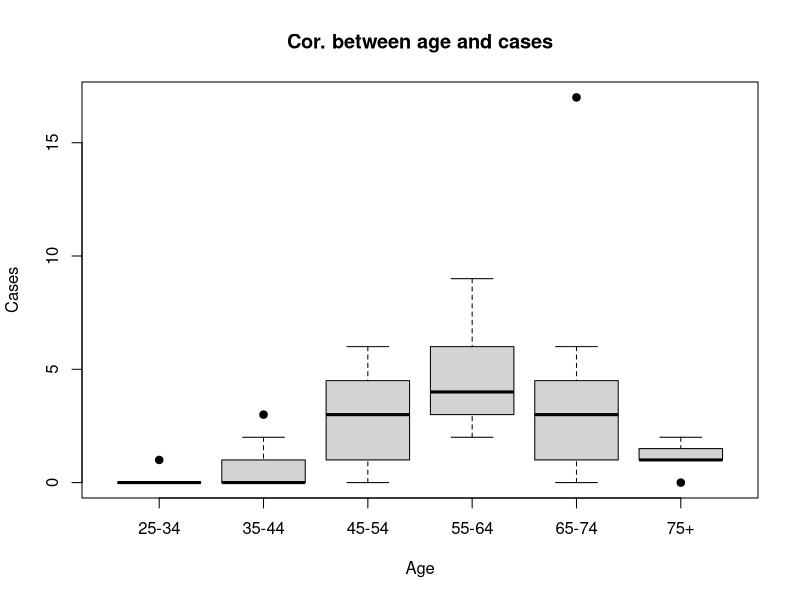
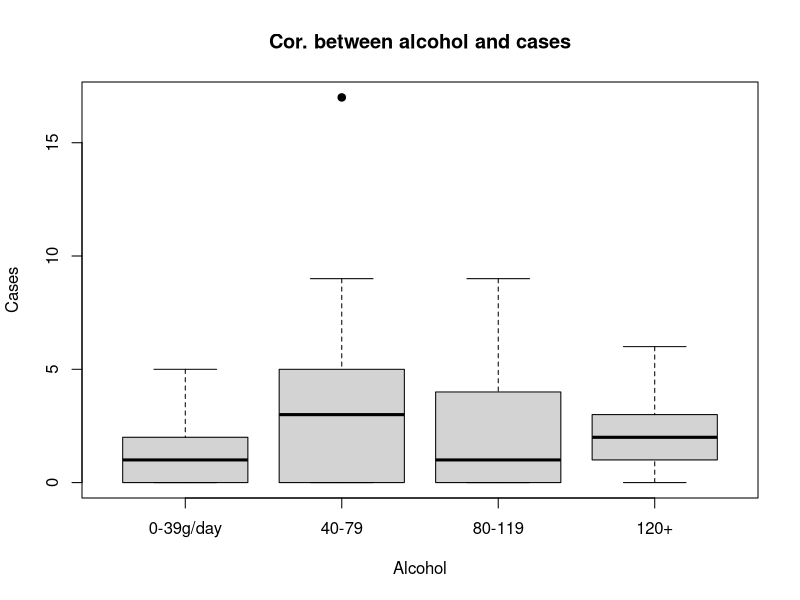
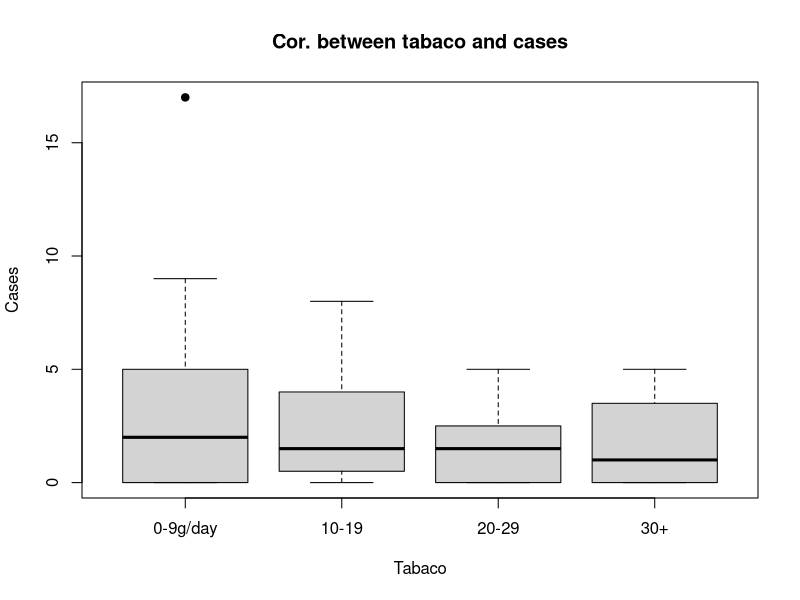
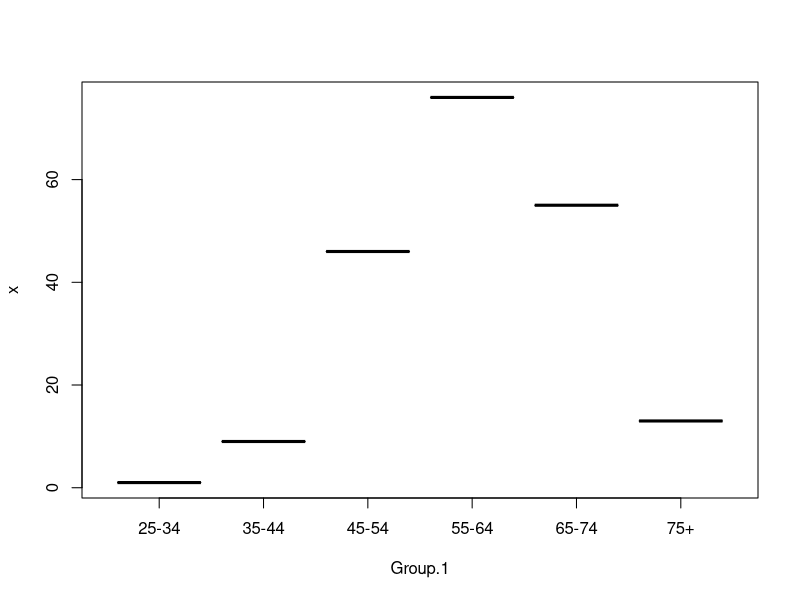
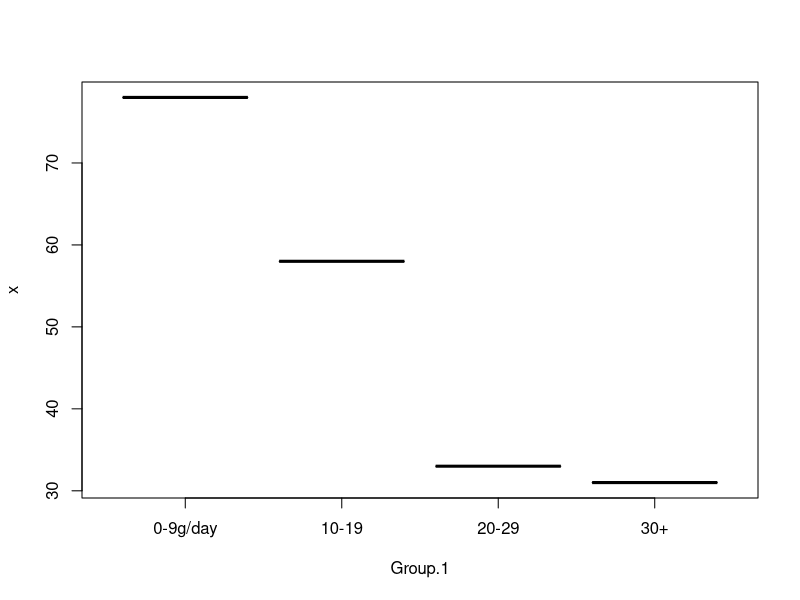
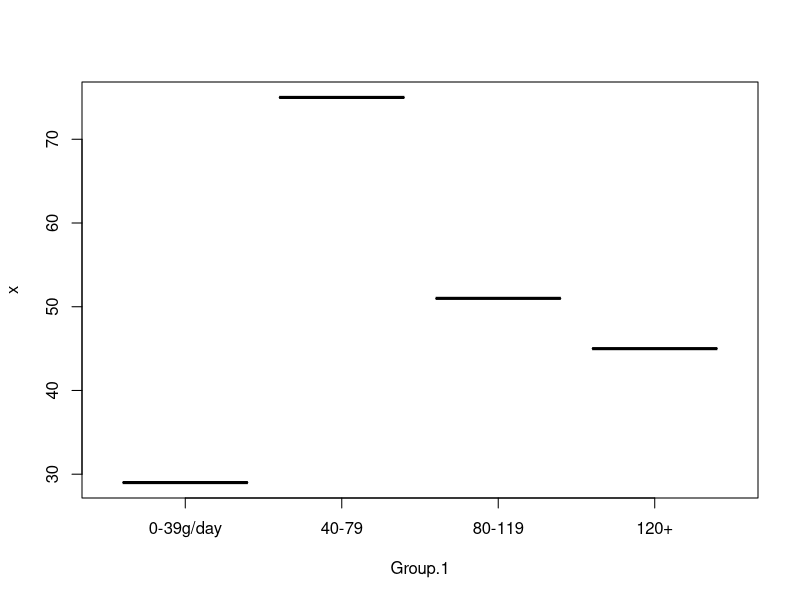

These figures' R source, in order:
summary(esoph) # get summary
str(esoph) #get structure

#some graphics
attach(esoph) #get access for plotting
plot(agegp, ncases, main="Cor. between age and cases", 
     xlab="Age", ylab="Cases", pch=19)
plot(alcgp, ncases, main="Cor. between alcohol and cases", 
     xlab="Alcohol", ylab="Cases", pch=19)
plot(tobgp, ncases, main="Cor. between tabaco and cases", 
     xlab="Tabaco", ylab="Cases", pch=19)
plot(aggregate(ncases, by=list(agegp), FUN=sum)) #age
plot(aggregate(ncases, by=list(tobgp), FUN=sum)) #tabac
plot(aggregate(ncases, by=list(alcgp), FUN=sum)) #alc

#aggregate of numbers
aggregate(ncases, by=list(agegp,tobgp,alcgp), FUN=sum)
aggregate(ncases, by=list(agegp), FUN=sum) #age
aggregate(ncases, by=list(tobgp), FUN=sum) #tabac
aggregate(ncases, by=list(alcgp), FUN=sum) #alc
aggregate(ncontrols, by=list(ncases), FUN=sum)
aggregate(ncases, by=list(alcgp), FUN=sum)
aggregate(ncases, by=list(tobgp), FUN=sum)
aggregate(ncases, by=list(agegp), FUN=sum)